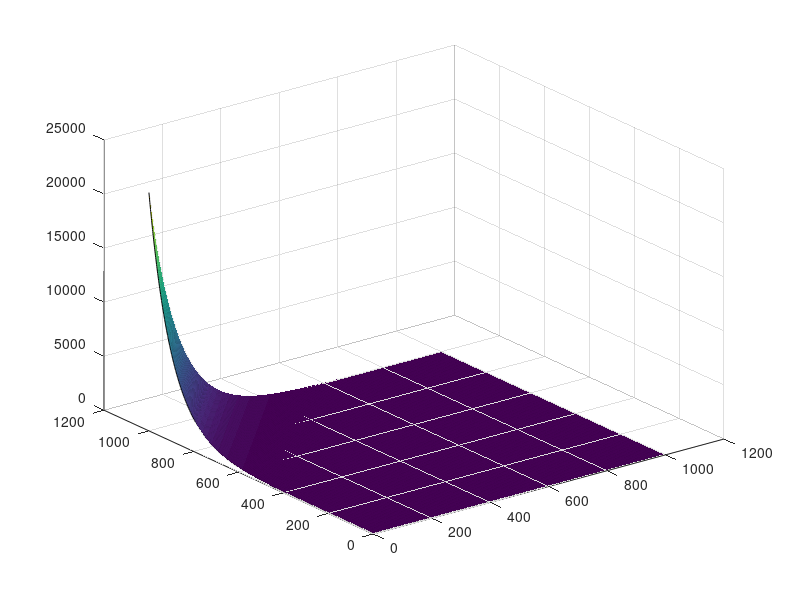

This chart was generated by the following MATLAB code:
k = 1; gamma = 1;

u = @(x, t) k*t+0.5*x.^2;
v = @(x, t) exp(-gamma^2*k*t)*sin(gamma*x);
w = @(x, t) exp(-gamma^2*k*t)*cos(gamma*x);
z1 = @(x, t) exp(k*t+x);
z2 = @(x, t) exp(k*t-x);

a = 10; T = 10;
x = 0:0.01:a;
t = 0:0.01:T;
[X, T] = meshgrid(x, t);

% uu = u(X, T);
% surf(uu);

% vv = v(X, T);
% surf(vv);

% ww = w(X, T);
% surf(ww);

% zz1 = z1(X, T);
% surf(zz1);

zz2 = z2(X, T);
surf(zz2);